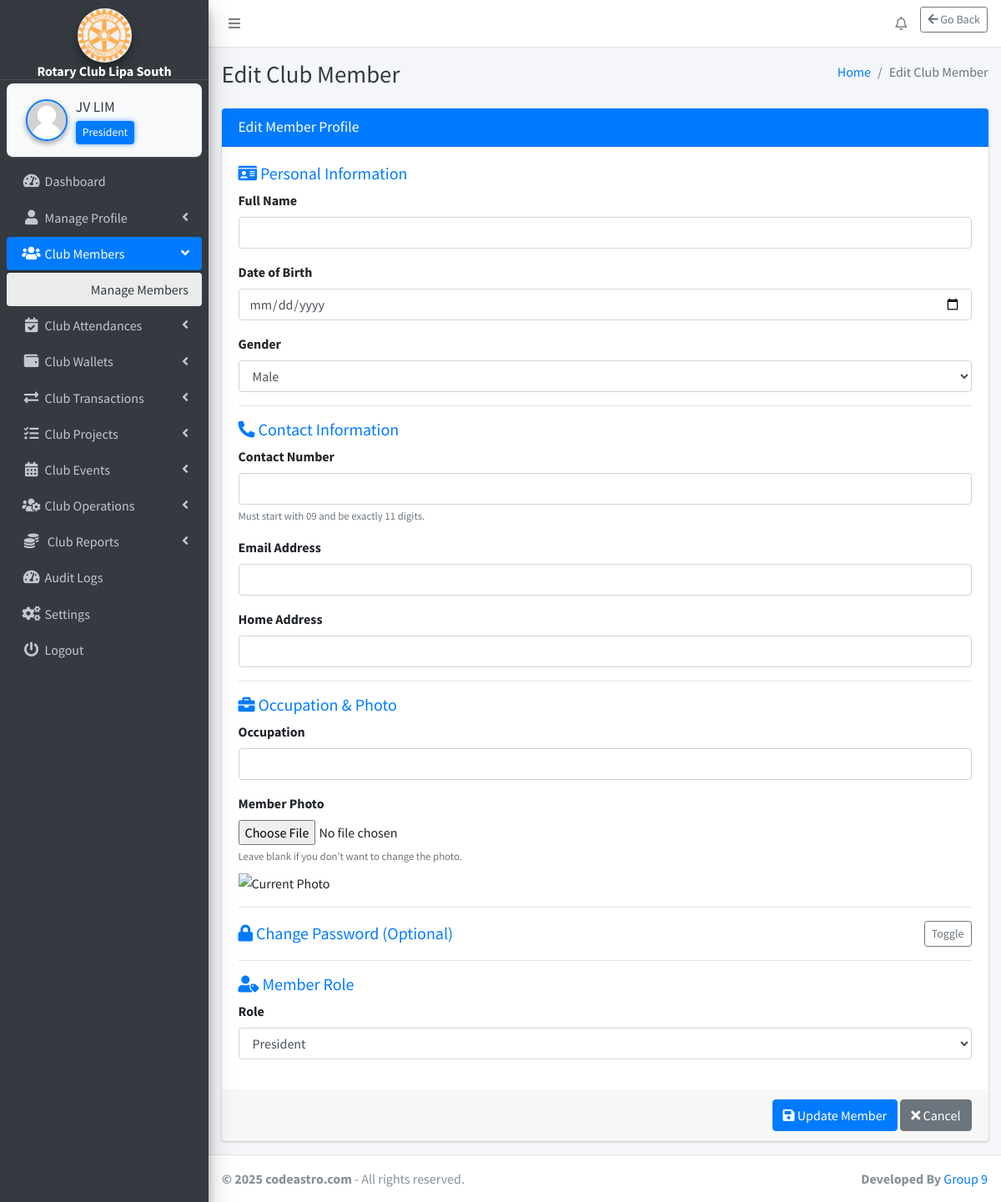
/webpages/club-members/manage-members/edit_member.php (signed in), run on the app's committed database.
### tables this page shows
CREATE TABLE `settings` (
  `id` int(11) NOT NULL,
  `system_name` varchar(255) NOT NULL,
  `logo` varchar(255) NOT NULL,
  `currency` varchar(50) NOT NULL
);

CREATE TABLE `club_position` (
  `id` int(11) NOT NULL,
  `position_name` varchar(255) NOT NULL
);

### webpages/club-members/manage-members/edit_member.php (the view, shortened to what the rows shown need)
<?php include('../../../includes/header.php'); ?>
<body class="hold-transition sidebar-mini layout-fixed layout-navbar-fixed layout-footer-fixed">
<div class="wrapper">
    <?php include('../../../includes/nav.php'); ?>
    <?php include('../../../includes/sidebar.php'); ?>
    <div class="content-wrapper">
        <?php include('../../../includes/page_title.php'); ?>
    </div>
</div>
</body>
</html>

### includes/sidebar.php (shortened to what the rows shown need)
<?php
function getSystemName() {
    global $conn;
    $result = $conn->query("SELECT system_name FROM settings");
    return ($result->num_rows > 0) ? $result->fetch_assoc()['system_name'] : 'RCLS';
}
if (isset($_SESSION['user_id'])) {
    $userId = $_SESSION['user_id'];
    $positionName = '';
    $sql = "SELECT cp.position_name
            FROM club_position cp
            INNER JOIN members m ON cp.id = m.role
            WHERE m.id = '$userId'";
    $positionResult = $conn->query($sql);
    if ($positionResult && $positionRow = $positionResult->fetch_assoc()) {
        $positionName = $positionRow['position_name'];
    }
}
function getLogoUrl() {
    global $conn;
    $result = $conn->query("SELECT logo FROM settings");
    if ($result->num_rows > 0) {
        $logoFile = $result->fetch_assoc()['logo'];
        $path = "/rotary/uploads/" . $logoFile;
        return file_exists($_SERVER['DOCUMENT_ROOT'] . $path) ? $path : "/rotary/dist/img/AdminLTELogo.png";
    }
    return "/rotary/dist/img/AdminLTELogo.png";
}
?>
<aside class="main-sidebar sidebar-dark-primary elevation-4">
    <div class="text-center"
         style="padding: 10px 0 0 0; margin: 0 !important; border-bottom: 1px solid rgba(255,255,255,0.1);">
        <a href="#" class="d-block" style="margin: 0; padding: 0;">
            <img src="<?php echo getLogoUrl(); ?>"
                 alt="Logo"
                 class="img-circle elevation-3"
                 style="width: 65px; height: 65px; object-fit: cover; margin: 0 auto; display: block;">
            <div class="brand-text font-weight-bold text-white"
                 style="font-size: 1rem; line-height: 1.1; margin: 2px 0 0 0;">
                <?php echo getSystemName(); ?>
            </div>
        </a>
    </div>
    <div class="sidebar" style="padding-top: 4px !important; margin-top: 0 !important;">
        <div class="user-panel d-flex align-items-center"
             style="background-color: #f8f9fa; border-radius: 8px; padding: 10px; margin: 0 !important;">
            <div class="info flex-grow-1">
                <a href="/rotary/webpages/manage-profile/edit-profile/edit_profile.php"
                   class="d-block fw-semibold text-dark"
                   style="font-size: 1.1rem; white-space: nowrap; overflow: hidden; text-overflow: ellipsis;">
                    <?php echo htmlspecialchars($_SESSION['fullname'] ?? 'Guest'); ?>
                </a>
                <?php if (!empty($positionName)): ?>
                    <small class="d-block mt-1 px-2 py-1 rounded"
                           style="background-color: #007bff; color: white; font-size: 0.85rem; max-width: fit-content; box-shadow: 0 0 6px rgba(0, 123, 255, 0.6);">
                        <?php echo htmlspecialchars($positionName); ?>
                    </small>
                <?php else: ?>
                    <small class="d-block mt-1 text-muted" style="font-size: 0.85rem;">No Role Assigned</small>
                <?php endif; ?>
            </div>
        </div>
    </div>
</aside>

### data on the page
settings: logo (picture), system_name "Rotary Club Lipa South"
club_position: position_name "President"

### other printed values
$_SESSION['fullname'] "JV LIM"
$pageTitle "Edit Club Member"
form field role "President"
